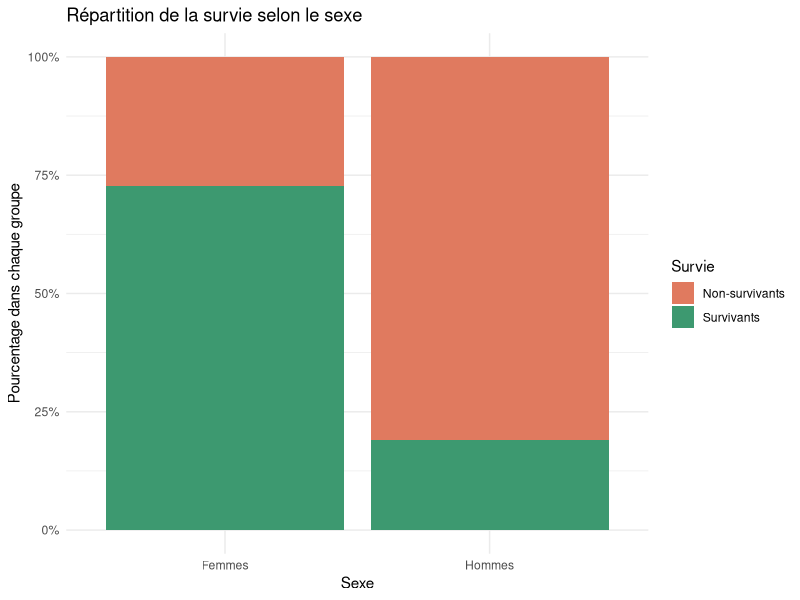
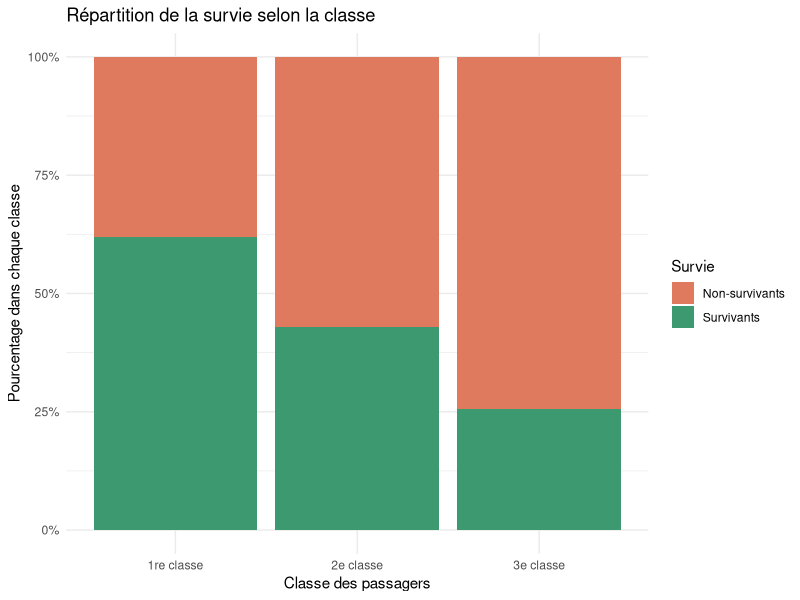
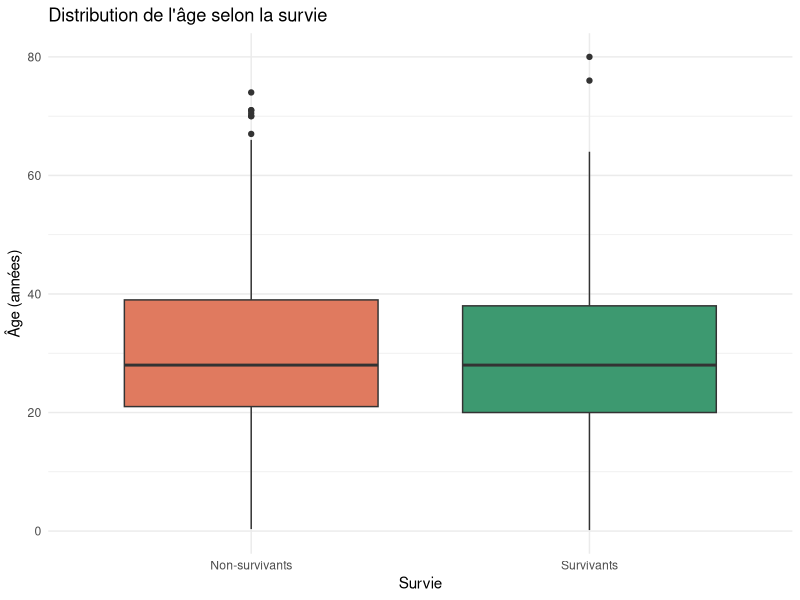

Recreate these plots in R, in order.
## ---- chunk 1
library(carData)
data("TitanicSurvival", package = "carData")
head(TitanicSurvival)
## ---- chunk 2
dim(TitanicSurvival)
str(TitanicSurvival)
## ---- chunk 3
colSums(is.na(TitanicSurvival))
## ---- chunk 4
table(TitanicSurvival$survived)
table(TitanicSurvival$sex)
table(TitanicSurvival$passengerClass)
## ---- chunk 5
round(100 * prop.table(table(TitanicSurvival$survived)), 1)
## ---- chunk 6
summary(TitanicSurvival$age)
sd(TitanicSurvival$age, na.rm = TRUE)
## ---- chunk 7
library(ggplot2)

ggplot(TitanicSurvival, aes(x = sex, fill = survived)) +
  geom_bar(position = "fill") +
  scale_y_continuous(labels = function(x) paste0(x * 100, "%")) +
  scale_x_discrete(labels = c(female = "Femmes", male = "Hommes")) +
  scale_fill_manual(
    values = c(no = "#E07A5F", yes = "#3D9970"),
    labels = c(no = "Non-survivants", yes = "Survivants")
  ) +
  labs(
    title = "Répartition de la survie selon le sexe",
    x = "Sexe",
    y = "Pourcentage dans chaque groupe",
    fill = "Survie"
  ) +
  theme_minimal()
## ---- chunk 8
round(
  100 * prop.table(
    table(TitanicSurvival$sex, TitanicSurvival$survived),
    margin = 1
  ),
  1
)
## ---- chunk 9
ggplot(TitanicSurvival, aes(x = passengerClass, fill = survived)) +
  geom_bar(position = "fill") +
  scale_y_continuous(labels = function(x) paste0(x * 100, "%")) +
  scale_x_discrete(
    labels = c("1st" = "1re classe",
               "2nd" = "2e classe",
               "3rd" = "3e classe")
  ) +
  scale_fill_manual(
    values = c(no = "#E07A5F", yes = "#3D9970"),
    labels = c(no = "Non-survivants", yes = "Survivants")
  ) +
  labs(
    title = "Répartition de la survie selon la classe",
    x = "Classe des passagers",
    y = "Pourcentage dans chaque classe",
    fill = "Survie"
  ) +
  theme_minimal()
## ---- chunk 10
round(
  100 * prop.table(
    table(TitanicSurvival$passengerClass, TitanicSurvival$survived),
    margin = 1
  ),
  1
)
## ---- chunk 11
donnees_age <- subset(TitanicSurvival, !is.na(age))

ggplot(donnees_age, aes(x = survived, y = age, fill = survived)) +
  geom_boxplot() +
  scale_x_discrete(
    labels = c(no = "Non-survivants", yes = "Survivants")
  ) +
  scale_fill_manual(
    values = c(no = "#E07A5F", yes = "#3D9970")
  ) +
  labs(
    title = "Distribution de l'âge selon la survie",
    x = "Survie",
    y = "Âge (années)"
  ) +
  theme_minimal() +
  theme(legend.position = "none")
## ---- chunk 12
aggregate(
  age ~ survived,
  data = donnees_age,
  FUN = function(x) c(
    effectif = length(x),
    moyenne = mean(x),
    mediane = median(x),
    ecart_type = sd(x)
  )
)
